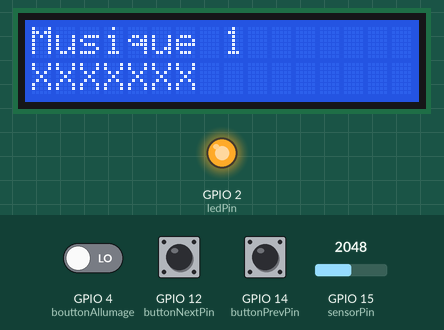
A sketch run on a simulated ESP32. Parts: 16×2 character LCD, output pins drawn as LEDs (lit = HIGH). The inputs (shaded band) are chosen by the test bench; at power-on: GPIO 4 (bouttonAllumage) LOW, GPIO 15 (sensorPin) = 2048, GPIO 12 (buttonNextPin) HIGH, GPIO 14 (buttonPrevPin) HIGH. What the sketch prints to the serial monitor is not drawn. At 10.5 s the program puts the board to deep sleep or switches it off; the recording ends there.

Above: at 3.2 s.
3.3 s: GPIO 4 (bouttonAllumage) driven HIGH
6.3 s: GPIO 15 (sensorPin) set to 2866
At 7.7 s:
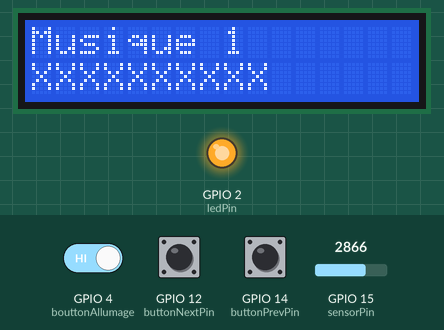
At 9.3 s:
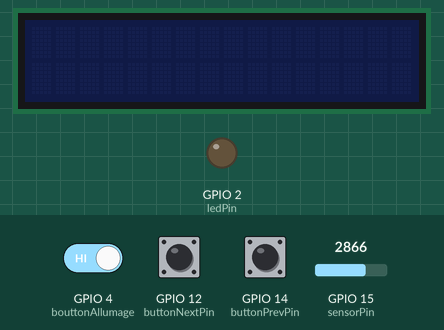
Timing chart, 0 to 10.5 s (numbered marks = the images above; inputs shaded):
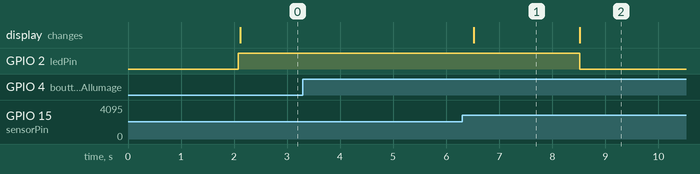

Measured:
- after the input at 3.3 s, every drawn part: stays the same
- after the input at 6.3 s, the display: changes after 0.22 s (image 1)
- what the display in image 1 shows lasts 2.0 s, from 6.5 s to 8.5 s

The sketch:

POC.ino
```cpp
#include <LiquidCrystal_I2C.h>
LiquidCrystal_I2C lcd(0x27, 16, 2);
// Pins des boutons

const int bouttonAllumage = 4;   // Pin du bouton
int etatBouton;
int dernierEtatBouton = LOW;
unsigned long boutonPressStart = 0;
bool buttonPressed = false;
const int ledPin = 2; // Pin de la LED
#define DEEP_SLEEP_DELAY 5000 // 5 secondes pour entrer en deep sleep

const int sensorPin = 15;  // pin that the sensor is attached to
// pin that the LED is attached to
// variables:
int sensorValueActuel = 0;   // the sensor value
int sensorValuePrec = 0;   // the sensor value
int sensorMin = 200;  // minimum sensor value
int sensorMax = 4095;     // maximum sensor value

const int buttonNextPin = 12;  // Bouton pour avancer dans la liste
const int buttonPrevPin = 14;  // Bouton pour reculer dans la liste

// Variables pour gérer les boutons
int buttonNextState = 0;
int buttonPrevState = 0;
int lastButtonNextState = 0;
int lastButtonPrevState = 0;

// Déclaration de la liste des musiques sous forme de chaînes de caractères
String musicList[] = {
  "Musique 1",
  "Musique 2",
  "Musique 3",
  "Musique 4",
  "Musique 5"
};
int listSize = sizeof(musicList) / sizeof(musicList[0]); // Taille de la liste

// Index de la liste
int currentIndex = 0;

void setup() {
  // Initialisation du port série
  Serial.begin(9600);
  // initialize LCD
  lcd.init();
  // turn on LCD backlight
  lcd.backlight();
  lcd.setCursor(2,0);
  lcd.print("Demarrage en");
  lcd.setCursor(4,1);
  lcd.print("cours !!");
  delay(2000);
  // Initialisation des broches des boutons
  pinMode(buttonNextPin, INPUT);  // Activer la résistance pull-up interne
  pinMode(buttonPrevPin, INPUT);  // Activer la résistance pull-up interne

  pinMode(bouttonAllumage, INPUT);
  pinMode(ledPin, OUTPUT);

if (esp_sleep_get_wakeup_cause() == ESP_SLEEP_WAKEUP_EXT0) {
    Serial.println("Réveil par le bouton");
    digitalWrite(ledPin, HIGH);  // L'ESP32 est réveillé, allumer la LED
  } else {
    Serial.println("Démarrage normal");
    digitalWrite(ledPin, HIGH);  // L'ESP32 est réveillé, allumer la LED
  }
}

void eteindre(){
    digitalWrite(ledPin, LOW);  // Éteindre la LED avant d'entrer en deep sleep
    lcd.noBacklight(); //eteindre le retro-eclairage
    lcd.noDisplay();   //eteind le cristaux liquide
    Serial.println("Entrée en deep sleep");
    delay(2000);
    // Configurer le bouton pour réveiller l'ESP32
    esp_sleep_enable_ext0_wakeup(GPIO_NUM_4, 1);  // Réveiller lorsque le bouton est pressé
    // Entrer en deep sleep
    esp_deep_sleep_start();
}

int scale(int value){
  // sensorValueActuel = analogRead(sensorPin);

  // in case the sensor value is outside the range seen during calibration
  value = constrain(value, sensorMin, sensorMax);

  // apply the calibration to the sensor reading
  value = map(value, sensorMin, sensorMax, 0, 16);

  value = constrain(value, 0, 16);

  return value; // Retourner la valeur
}

void affichage(int son, int musique){
  lcd.clear();
  lcd.setCursor(0,1);
  for(int i=0; i < son; i++ ){
      lcd.print("X");
    }
  lcd.setCursor(0,0);
  lcd.print(musicList[musique]);
}

void loop() {
  etatBouton = digitalRead(bouttonAllumage);
  affichage(sensorValueActuel, currentIndex);
  sensorValueActuel = analogRead(sensorPin);
  sensorValueActuel = scale(sensorValueActuel);

  if(sensorValuePrec != sensorValueActuel){
    sensorValuePrec = sensorValueActuel;
    affichage(sensorValueActuel, currentIndex);
  }
  buttonNextState = digitalRead(buttonNextPin);
  buttonPrevState = digitalRead(buttonPrevPin);
  if (buttonNextState == LOW && lastButtonNextState == HIGH) {
    currentIndex++;
    if (currentIndex >= listSize) {
      currentIndex = 0;  // Revenir au début de la liste si on dépasse la fin
    }
    affichage(sensorValueActuel, currentIndex);
  }
  if (buttonPrevState == LOW && lastButtonPrevState == HIGH) {
    currentIndex--;
    if (currentIndex < 0) {
      currentIndex = listSize - 1;  // Revenir à la fin de la liste si on dépasse le début
    }
    affichage(sensorValueActuel, currentIndex);
  }
  lastButtonNextState = buttonNextState;
  lastButtonPrevState = buttonPrevState;

  if (etatBouton != dernierEtatBouton) {
    if (etatBouton == HIGH) {  // Si le bouton est pressé
        boutonPressStart = millis();  // Enregistrer le moment de l'appui
        buttonPressed = true;
    } else {
      buttonPressed = false;  // Réinitialiser lorsque le bouton est relâché
    }
  }
  dernierEtatBouton = etatBouton;

  if (buttonPressed && (millis() - boutonPressStart >= DEEP_SLEEP_DELAY)) {
    eteindre();
  }
  // Petite pause pour éviter le "rebond" des boutons
  delay(200);
}
```
